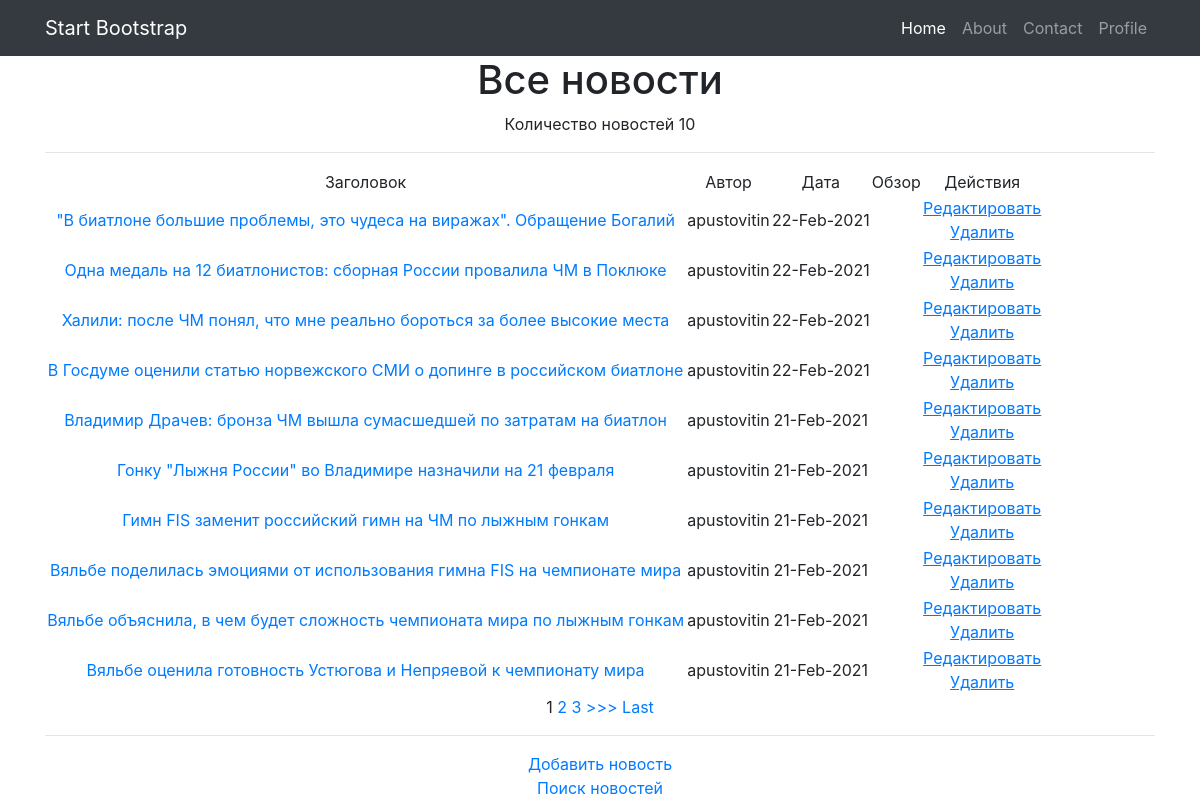
Before: /news/ with the older database file.
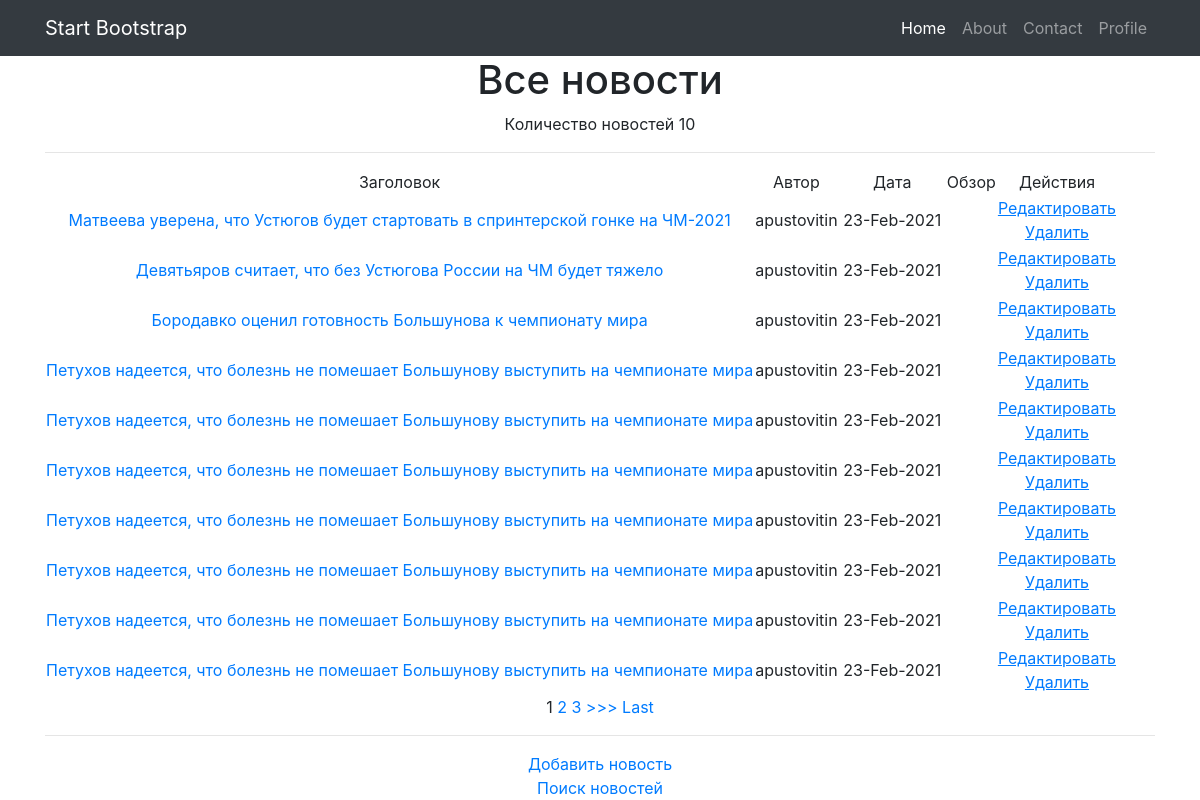
After: the same page with the newer database file.
### news/models.py (models this page shows, shortened)
class Post(models.Model):
    article = 'AT'
    news = 'NW'
    TYPES = [(article, 'статья'), (news, 'новость')]
    author = models.ForeignKey('accounts.Author', on_delete=models.CASCADE)
    type = models.CharField(max_length=2, choices=TYPES, default=news)
    creation_datetime = models.DateTimeField(auto_now_add=True)
    category = models.ManyToManyField(Category, through='PostCategory')
    title = models.CharField(max_length=255)
    content = models.TextField()
    rating = models.IntegerField(default=0)

### accounts/models.py (models this page shows, shortened)
class Author(models.Model):
    user = models.OneToOneField(User, on_delete=models.CASCADE)
    rating = models.IntegerField(default=0)

### news/views.py (the view)
# urls.py: path('', cache_page(60)(NewsList.as_view())),
class NewsList(ListView):
    model = Post
    template_name = 'news.html'
    context_object_name = 'news'
    queryset = Post.objects.filter(type='NW').order_by('-creation_datetime')
    paginate_by = 10

### news/templatetags/custom_filters.py (called while the page is built)
@register.filter(name='profanity')
def profanity(text):
    pf_filter = ProfanityFilter(languages=['ru', 'en'])
    return pf_filter.censor(text)

### templates/news.html (shortened to what this page needs)
{% extends 'flatpages/default.html' %}
{% load custom_filters %}
{% block content %}
    <h1>Все новости</h1>
    <p1>Количество новостей {{ news|length }}</p1>
    <hr>
    {% if news %}
        <table>
            <tr>
                <td>
                    Заголовок
                </td>
                <td>
                    Автор
                </td>
                <td width="10%">
                    Дата
                </td>
                <td>
                    Обзор
                </td>
                <td>
                    Действия
                </td>
            </tr>
        {% for o_news in news %}
            <tr>
                <td>
                    <a href="{% url 'one_news' o_news.id %}">{{ o_news.title }}</a>
                </td>
                <td>
                    {{ o_news.author.user }}
                </td>
                <td  width="10%">
                    {{ o_news.creation_datetime|date:'d-M-Y' }}
                </td>
                <td>
                </td>
                <td>
                    <a href="{% url 'news_update' o_news.id %}"><u>Редактировать</u></a>
                    <br />
                    <a href="{% url 'news_delete' o_news.id %}"><u> Удалить </u></a>
                </td>
            </tr>
        {% endfor %}
        </table>
        {% if is_paginated %}
            {% for num in page_obj.paginator.page_range %}
                {% if page_obj.number == num %}
                    <a>{{ num }}</a>
                {% elif num > page_obj.number|add:'-3' and num < page_obj.number|add:'3' %}
                    <a href="?page={{ num }}">{{ num }}</a>
                {% endif %}
            {% endfor %}
            {% if page_obj.has_next %}
                <a href="?page={{ page_obj.next_page_number }}">>>></a>
                <a href="?page={{ page_obj.paginator.num_pages }}">Last</a>
            {% endif %}
        {% endif %}
    <hr>
    <a href="{% url 'news_add' %}">Добавить новость</a>
    <br>
    <a href="{% url 'news_search' %}">Поиск новостей</a>
    {% else %}
        <h2>Новостей нет!</h2>
    {% endif %}
{% endblock content %}

Changed rows visible on the page:
no longer on this page (row unchanged): Post: title "\"В биатлоне большие проблемы, это чудеса на виражах\". Обращение Богалий", author.user "apustovitin", creation_datetime "22-Feb-2021"
no longer on this page (row unchanged): Post: title "Одна медаль на 12 биатлонистов: сборная России провалила ЧМ в Поклюке", author.user "apustovitin", creation_datetime "22-Feb-2021"
no longer on this page (row unchanged): Post: title "Халили: после ЧМ понял, что мне реально бороться за более высокие места", author.user "apustovitin", creation_datetime "22-Feb-2021"
no longer on this page (row unchanged): Post: title "В Госдуме оценили статью норвежского СМИ о допинге в российском биатлоне", author.user "apustovitin", creation_datetime "22-Feb-2021"
no longer on this page (row unchanged): Post: title "Владимир Драчев: бронза ЧМ вышла сумасшедшей по затратам на биатлон", author.user "apustovitin", creation_datetime "21-Feb-2021"
no longer on this page (row unchanged): Post: title "Гонку \"Лыжня России\" во Владимире назначили на 21 февраля", author.user "apustovitin", creation_datetime "21-Feb-2021"
no longer on this page (row unchanged): Post: title "Гимн FIS заменит российский гимн на ЧМ по лыжным гонкам", author.user "apustovitin", creation_datetime "21-Feb-2021"
no longer on this page (row unchanged): Post: title "Вяльбе поделилась эмоциями от использования гимна FIS на чемпионате мира", author.user "apustovitin", creation_datetime "21-Feb-2021"
no longer on this page (row unchanged): Post: title "Вяльбе объяснила, в чем будет сложность чемпионата мира по лыжным гонкам", author.user "apustovitin", creation_datetime "21-Feb-2021"
no longer on this page (row unchanged): Post: title "Вяльбе оценила готовность Устюгова и Непряевой к чемпионату мира", author.user "apustovitin", creation_datetime "21-Feb-2021"
added Post: title "Матвеева уверена, что Устюгов будет стартовать в спринтерской гонке на ЧМ-2021", author.user "apustovitin", creation_datetime "23-Feb-2021"
added Post: title "Девятьяров считает, что без Устюгова России на ЧМ будет тяжело", author.user "apustovitin", creation_datetime "23-Feb-2021"
added Post: title "Бородавко оценил готовность Большунова к чемпионату мира", author.user "apustovitin", creation_datetime "23-Feb-2021"
added Post: title "Петухов надеется, что болезнь не помешает Большунову выступить на чемпионате мира", author.user "apustovitin", creation_datetime "23-Feb-2021"
added Post: title "Петухов надеется, что болезнь не помешает Большунову выступить на чемпионате мира", author.user "apustovitin", creation_datetime "23-Feb-2021"
added Post: title "Петухов надеется, что болезнь не помешает Большунову выступить на чемпионате мира", author.user "apustovitin", creation_datetime "23-Feb-2021"
added Post: title "Петухов надеется, что болезнь не помешает Большунову выступить на чемпионате мира", author.user "apustovitin", creation_datetime "23-Feb-2021"
added Post: title "Петухов надеется, что болезнь не помешает Большунову выступить на чемпионате мира", author.user "apustovitin", creation_datetime "23-Feb-2021"
added Post: title "Петухов надеется, что болезнь не помешает Большунову выступить на чемпионате мира", author.user "apustovitin", creation_datetime "23-Feb-2021"
added Post: title "Петухов надеется, что болезнь не помешает Большунову выступить на чемпионате мира", author.user "apustovitin", creation_datetime "23-Feb-2021"
